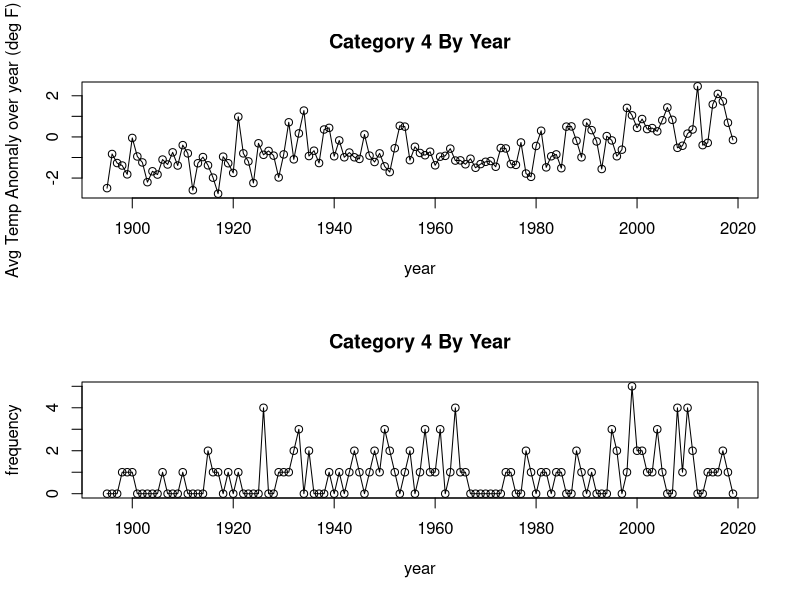
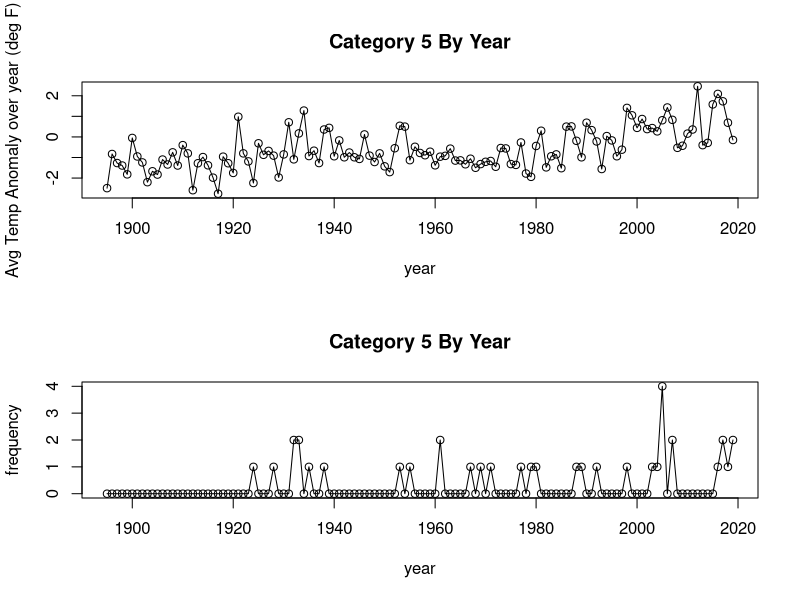
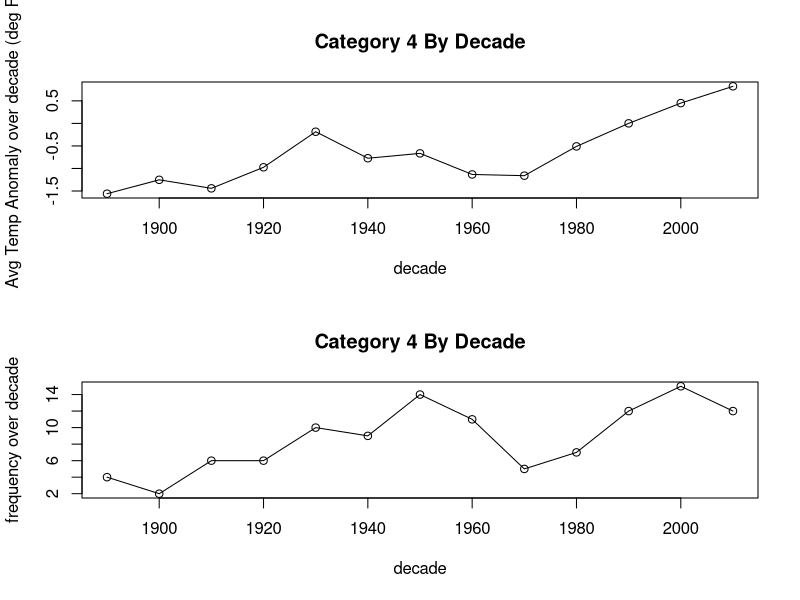
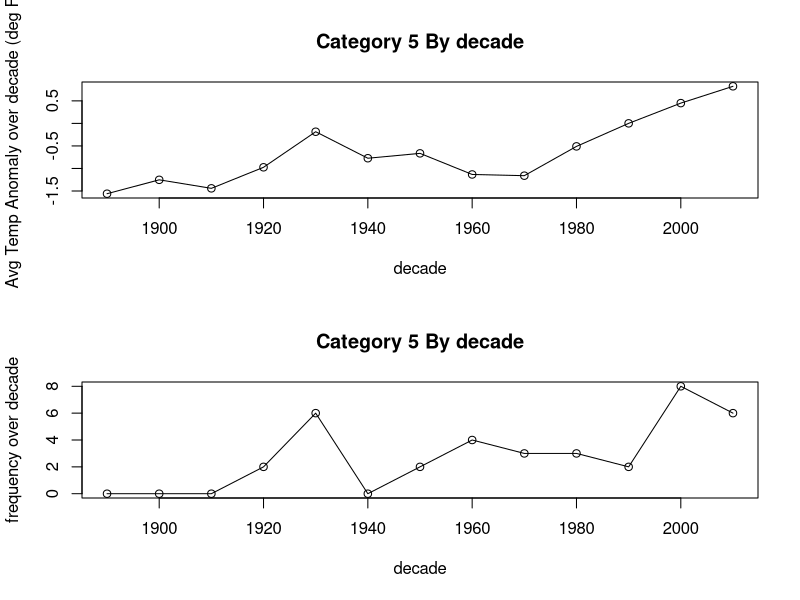

Write R code to recreate these figures, in order.
################################################################################################
## read year-wise index data
df_nti_year = read.csv('data/climdiv_NatTempIndex_by_year.csv', header = TRUE, sep = "\t")
head(df_nti_year)

## read category 4 year-wise data
df_cat4_year_full = read.csv('data/category4_by_year.csv', header = TRUE, sep = "\t")
df_cat4_year = df_cat4_year_full[(df_cat4_year_full$Year > 1894 & df_cat4_year_full$Year < 2020),]
head(df_cat4_year)

# category 4 year-wise analysis
par(mfrow=c(2,1))
plot(df_nti_year$Year, df_nti_year$Avg_Temp_Anomaly_degree_F, type="o", xlab="year", 
	ylab="Avg Temp Anomaly over year (deg F)", main="Category 4 By Year")
plot(df_cat4_year$Year, df_cat4_year$Frequency, type="o", xlab="year", ylab="frequency", main="Category 4 By Year")

print('------------------ category 4 year-wise correlation test -----------------------------')
cor.test(df_nti_year$Avg_Temp_Anomaly_degree_F, df_cat4_year$Frequency, method = "pearson")
cor.test(df_nti_year$Avg_Temp_Anomaly_degree_F, df_cat4_year$Frequency, method = "kendall")
cor.test(df_nti_year$Avg_Temp_Anomaly_degree_F, df_cat4_year$Frequency, method = "spearman")

## read category 5 year-wise data
df_cat5_year_full = read.csv('data/category5_by_year.csv', header = TRUE, sep = "\t")
df_cat5_year = df_cat5_year_full[(df_cat4_year_full$Year > 1894 & df_cat4_year_full$Year < 2020),]
head(df_cat5_year)

# category 5 year-wise analysis
par(mfrow=c(2,1))
plot(df_nti_year$Year, df_nti_year$Avg_Temp_Anomaly_degree_F, type="o", xlab="year", 
	ylab="Avg Temp Anomaly over year (deg F)", main="Category 5 By Year")
plot(df_cat5_year$Year, df_cat5_year$Frequency, type="o", xlab="year", ylab="frequency", main="Category 5 By Year")

print('------------------ category 5 year-wise correlation test -----------------------------')
cor.test(df_nti_year$Avg_Temp_Anomaly_degree_F, df_cat5_year$Frequency, method = "pearson")
cor.test(df_nti_year$Avg_Temp_Anomaly_degree_F, df_cat5_year$Frequency, method = "kendall")
cor.test(df_nti_year$Avg_Temp_Anomaly_degree_F, df_cat5_year$Frequency, method = "spearman")


#################################################################################################
## read decade-wise index data
df_nti_decade = read.csv('data/climdiv_NatTempIndex_by_decade.csv', header = TRUE, sep = "\t")
head(df_nti_decade)

## read category4 decade-wise data
df_cat4_decade_full = read.csv('data/category4_by_decade.csv', header = TRUE, sep = "\t")
df_cat4_decade = df_cat4_decade_full[(df_cat4_decade_full$Decade > 1880 & df_cat4_decade_full$Decade < 2020),]
head(df_cat4_decade)

# category 4 decade-wise analysis
plot(df_nti_decade$Decade, df_nti_decade$Avg_Temp_Anomaly_degree_F, type="o", xlab="decade", 
	ylab="Avg Temp Anomaly over decade (deg F)", main="Category 4 By Decade")
plot(df_cat4_decade$Decade, df_cat4_decade$Frequency, type="o", xlab="decade", ylab="frequency over decade", 
	main="Category 4 By Decade")

print('------------------ category 4 decade-wise correlation test -----------------------------')
cor.test(df_nti_decade$Avg_Temp_Anomaly_degree_F, df_cat4_decade$Frequency, method = "pearson")
cor.test(df_nti_decade$Avg_Temp_Anomaly_degree_F, df_cat4_decade$Frequency, method = "kendall")
cor.test(df_nti_decade$Avg_Temp_Anomaly_degree_F, df_cat4_decade$Frequency, method = "spearman")

## read category 5 decade-wise data
df_cat5_decade_full = read.csv('data/category5_by_decade.csv', header = TRUE, sep = "\t")
df_cat5_decade = df_cat5_decade_full[(df_cat4_decade_full$Decade > 1880 & df_cat4_decade_full$Decade < 2020),]
head(df_cat5_decade)

# category 5 decade-wise analysis
par(mfrow=c(2,1))
plot(df_nti_decade$Decade, df_nti_decade$Avg_Temp_Anomaly_degree_F, type="o", xlab="decade", 
	ylab="Avg Temp Anomaly over decade (deg F)", main="Category 5 By decade")
plot(df_cat5_decade$Decade, df_cat5_decade$Frequency, type="o", xlab="decade", 
	ylab="frequency over decade", main="Category 5 By decade")

print('------------------ category 5 decade-wise correlation test -----------------------------')
cor.test(df_nti_decade$Avg_Temp_Anomaly_degree_F, df_cat5_decade$Frequency, method = "pearson")
cor.test(df_nti_decade$Avg_Temp_Anomaly_degree_F, df_cat5_decade$Frequency, method = "kendall")
cor.test(df_nti_decade$Avg_Temp_Anomaly_degree_F, df_cat5_decade$Frequency, method = "spearman")